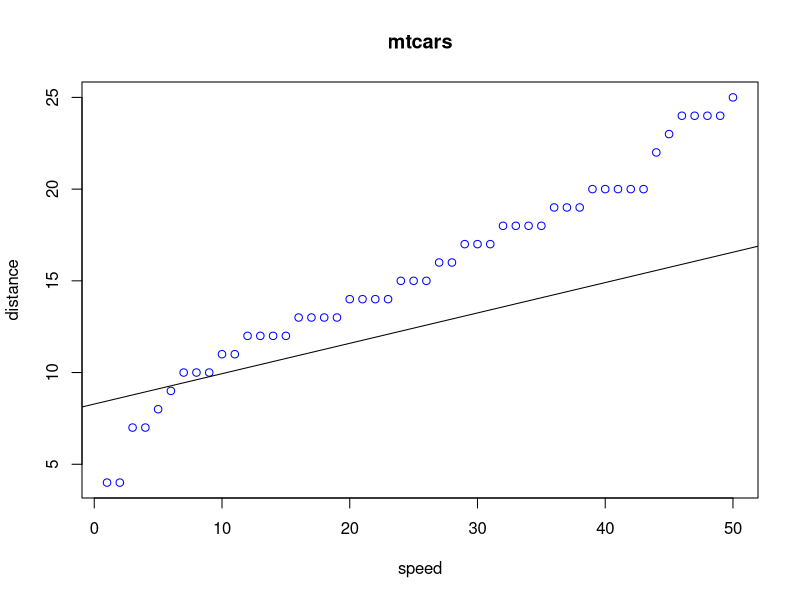

Generate this figure with R:
## ---- chunk 1
knitr::opts_chunk$set(echo = TRUE)
## ---- chunk 2
summary(cars)
## ---- chunk 3
head(cars)
plot(cars$`speed`,cars$`distance`,xlab="speed",ylab="distance",main="mtcars",col="blue")
linear_regression_model <- lm(cars$speed ~ cars$dist)
abline(linear_regression_model)
